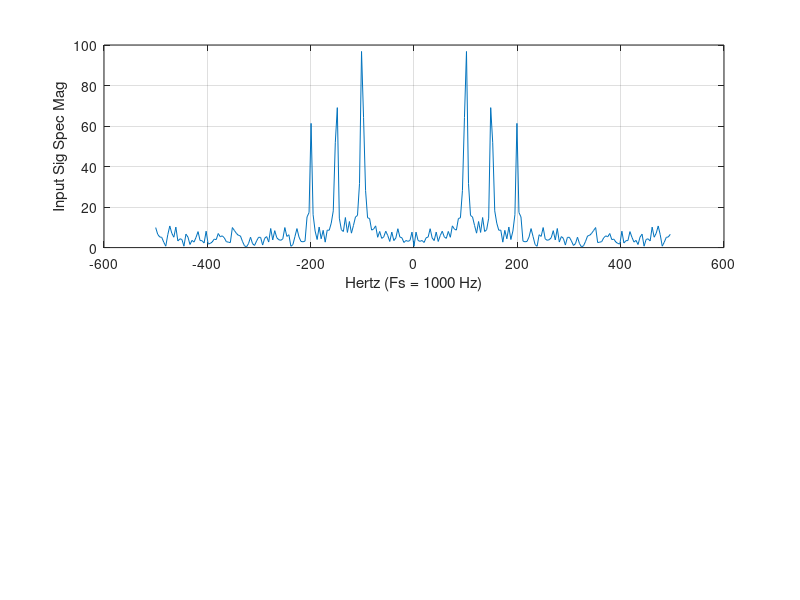

MATLAB code for this plot: (Note: this script raises an error after producing the figure.)

% Filename: QuadFilterCoeffs_Turner_test.m

%  Tests the "QuadFilterCoeffs_Turner()" and 
%  "QuadFilterCoeffs_Turner_plots()" functions associated with 
%  the article: "An Efficient Analytic Signal Generator"
%  by Clay S. Turner.
%
%  Creates a real-valued time signal, containing three sinusoids, 
%  and then turns that signal into a complex-valued analytic signal.
%
%  Filters' parameters: "w1", "w2" "a", and "N" are defined
%  somewhere near line 60 below. 
%
%    w1: beginning frequency of filters' passband (-3dB point).
%       "w1" must be in the range of 0 -to- 0.5. 
%    w2: end frequency of filters' passband (-3dB point).
%       "w2" must be in the range of 0 -to- 0.5, and greater than w1. 
%    a: half the filters' desired transition-region width.
%       "a" must be in the range of 0 -to- 0.5. 
%    N: number of filter taps.
%    A_of_k: the computed in-phase filter's coefficients.
%    B_of_k: the computed quadrature-phase filter's coefficients.
%
% Code by Richard (Rick) Lyons.  Sept. 2008.
% Use this code however you wish, but please do not change 
% the above comment lines. 

clear all, clc
        
% Define a real-valued bandpass test signal
	Num_Samples = 256;            % Number of time-domain samples
	Fs = 1000;                    % Sample rate in Hz.
	Time = (1/Fs)*(0:Num_Samples-1); % Time vector
	Freq_1 = 100;                 % 1st spec component freq 
	Freq_2 = 150;                 % 2nd spec component freq 
	Freq_3 = 200;                 % 3rd spec component freq 
	
	Sig_In = cos(2*pi*Freq_1*Time)+...
             0.75*cos(2*pi*Freq_2*Time)+...
             0.5*cos(2*pi*Freq_3*Time);   % Sum of three sinusoids
         
	% Add some noise
        Sig_In = Sig_In + 0.3*randn(1, Num_Samples); 
    
    % Plot spec mag of real-valued test signal
		Spec_Sig_In = fft(Sig_In);
		Spec_Sig_In_Mag = fftshift(abs(Spec_Sig_In));
		Freq_Axis = -Num_Samples/2:Num_Samples/2-1; % Plot zero Hz in the middle
		Freq_Axis = Freq_Axis*Fs/Num_Samples;  % Normalize to Fs sample rate
        
        figure(1)
		subplot(2,1,1)
        plot(Freq_Axis, Spec_Sig_In_Mag)
		xlabel(['Hertz (Fs = ',num2str(Fs),' Hz)'])
		ylabel('Input Sig Spec Mag')
        grid on, zoom on
    
% Now create an analytic signal based on real-valued "Sig_In" signal
	% Define the filters
		w1 = 0.05;   w2 = 0.45;   a = 0.05; % Example in Tips & Tricks column
		NumTaps = 50;              % Number of filter taps, "N", in Eq. (10)
		
		% Compute the filters' coefficients by choosing 
        %   one of the two functions below.
		[A_coeffs, B_coeffs] = QuadFilterCoeffs_Turner(w1, w2, a, NumTaps);
		[A_coeffs, B_coeffs] = QuadFilterCoeffs_Turner_plots(w1, w2, a, NumTaps);
        
	% Pass real-valued "Sig_In" signal through the filters and create the
	% final complex output signal.
        i_of_n = filter(A_coeffs, 1, Sig_In);
        q_of_n = filter(B_coeffs, 1, Sig_In);
        Cmplx_Sig_Out = i_of_n +j*q_of_n;
        
            % Plot spec mag of complex-valued "Cmplx_Sig_Out" signal
			Spec_Sig_Out = fft(Cmplx_Sig_Out);
			Spec_Sig_Out_Mag = fftshift(abs(Spec_Sig_Out));
            
			figure(1)
            subplot(2,1,2)
            plot(Freq_Axis, Spec_Sig_Out_Mag)
		    xlabel(['Hertz (Fs = ',num2str(Fs),' Hz)'])
		    ylabel('Output Sig Spec Mag')
			grid on, zoom on

    